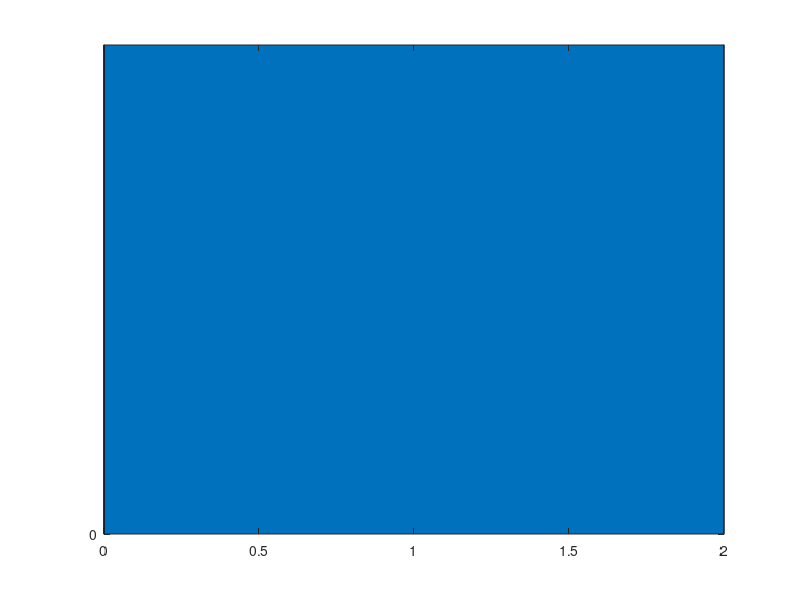

MATLAB code to generate this figure: (Note: this script raises an error after producing the figure.)
clc;
clear;
close all
figure;
x = 0;
y = 2;
% x = linspace(1,10,10);
% y = linspace(1,1,10);
barh(x,y,1)
ylim([0 0.5])

%%
clc;
clear;
t1 = datetime('now');
pause(5)
t2 = datetime('now');
etime(datevec(t2),datevec(t1))

%%
logpath = 'D:\Codes\MatlabFiles\Blocks\TickTockFiles';
logname = 'log.txt';
clc;
log = fopen('\log.txt','a+');
if log ~= 0
    
    infowrite = num2str(rand*1000);
    fprintf(log,'%s\n',infowrite);
end
fclose(log);

%%
clc
StartTick = datestr(datetime('now'),'yy/mm/dd  HH:MM');
etime(datevec(datetime('now')),datevec(StartTick))
filename = datestr(now,'Logyyyymmdd');

%%
clc;
clear all;
ans_01 = {'sdf','fds'};
anafd = ans_01{1};
fprintf('%s\n',ans_01{1})

%% openfile
file = 'C:\Users\10520\Desktop\draft.txt';
winopen(file)

%%
prompt_01 = {'ItemName','ItemDetail'};
title_01 = 'KEEP INFO';
dims_01 = [1 40];
answer_01 = inputdlg(prompt_01,title_01,dims_01);

%%
try
    cd('F:\')
catch
    disp('f')
end

%%
clc;close all;
f = figure('name','pic');
p = plot(1,1)
back_tab01 = imread('D:\��ֽ\Wallpaper_2.jpg');
imshow(back_tab01,'Parent',p);

%%
clc;clear;
fatherfolder = dir('D:\Codes\MatlabFiles\Blocks\TickTockFiles');
childfolders = strings(0);
logpath = 'D:\Codes\MatlabFiles\Blocks\TickTockFiles\Logs';
for i = 3:1:length(fatherfolder)
    childfolders(i-2) = fatherfolder(i).name;
end
strfind(childfolders,"Logs")

%%
% 19/09/16  22:00:04	|
clc;
prompt = {'Start Time','Finish Time','Item','Detail'};
dlgtitle = 'Add a piece of Time log';
dims = [1 60];
dateformat = 'yy/mm/dd HH:MM';
defaultTime = datestr(datetime('now'),dateformat);
definput = {defaultTime,defaultTime,'',''};
answer = inputdlg(prompt,dlgtitle,dims,definput);
startTemp = defaultTime;
finishTemp = defaultTime;
if isempty(answer)
    info_temp = 'cancle';
    return;
end

startTemp = answer{1};
starttemp = datestr(startTemp,'HH:MM');
finishTemp = answer{2};
finishtemp = datestr(finishTemp,'HH:MM');
gaptemp = minutes(duration(finishtemp,'InputFormat','hh:mm')...
    - duration(starttemp,'InputFormat','hh:mm'));
% app.LogPath = ' D:\Codes\MatlabFiles\Blocks\TickTockFiles\Logs';
LogPath = ' D:\Codes\MatlabFiles\Blocks\TickTockFiles\Logs';
filenameTemp = strcat('20', datestr(answer{2},'yy-mm-dd'));
filetxt = fopen(strcat(fullfile(LogPath,filenameTemp),'.txt'),'a+');
if filetxt ~= 0
    % fprintf(filetxt,'%s\t%s\t%s\t%s\t%d\n',)
    fprintf(filetxt,'%s\t|\t%s\t|\t%s\t|\t%s\t|\t%d\n',strcat(answer{1},':00')...
        ,strcat(answer{2},':00'),answer{3},answer{4},gaptemp);
end
fclose(filetxt);
% winopen(filenameTemp)
% txtfile = fopen()

% close()

%%
clc;
newlogfile = false;
for i = linspace(1,length(dirans(1,:)),length(dirans(1,:)))
    temp = dirans{1,i};
    if isequal(temp,answer{1})
        fprintf('equal')
    else
        fprintf('noth')
    end
end

%%
%{
    view log
%}
clc;clearvars;
LogPath = 'D:\Codes\MatlabFiles\Blocks\TickTockFiles\Logs';
